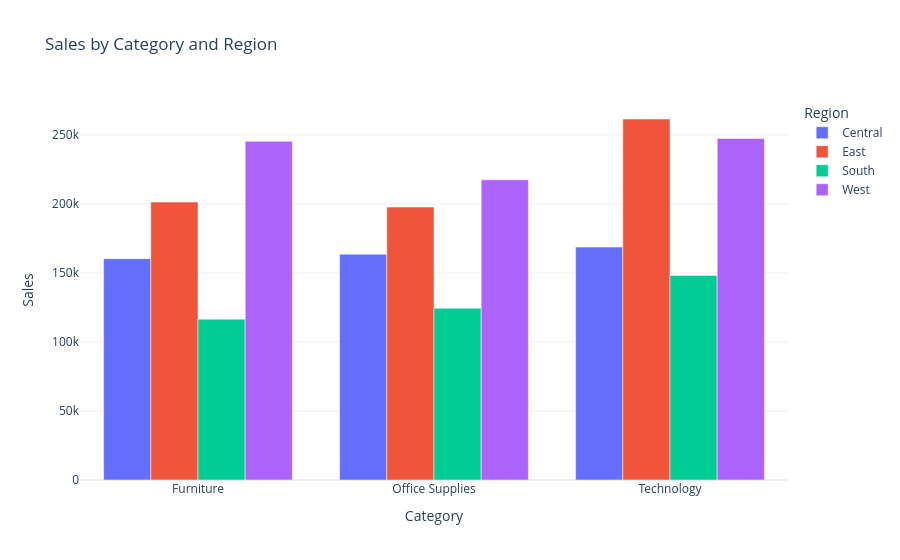

Notebook code cell kept with this figure:
### Code cell
multi = df.groupby(['Category', 'Region'])['Sales'].sum().reset_index()

fig = px.bar(
    multi,
    x='Category',
    y='Sales',
    color='Region',   
    barmode='group',
    title='Sales by Category and Region'
)
fig.show()

### Figure 1 — Plotly figure (JSON) as saved in the notebook; plotly's stock layout.template omitted (floating-point values rounded to 4 significant figures)
{"data": [{"alignmentgroup": "True", "hovertemplate": "Region=Central<br>Category=%{x}<br>Sales=%{y}<extra></extra>", "legendgroup": "Central", "marker": {"color": "#636efa", "pattern": {"shape": ""}}, "name": "Central", "offsetgroup": "Central", "orientation": "v", "showlegend": true, "textposition": "auto", "type": "bar", "x": ["Furniture", "Office Supplies", "Technology"], "xaxis": "x", "y": [160300.0, 163600.0, 168700.0], "yaxis": "y"}, {"alignmentgroup": "True", "hovertemplate": "Region=East<br>Category=%{x}<br>Sales=%{y}<extra></extra>", "legendgroup": "East", "marker": {"color": "#EF553B", "pattern": {"shape": ""}}, "name": "East", "offsetgroup": "East", "orientation": "v", "showlegend": true, "textposition": "auto", "type": "bar", "x": ["Furniture", "Office Supplies", "Technology"], "xaxis": "x", "y": [201300.0, 197700.0, 261500.0], "yaxis": "y"}, {"alignmentgroup": "True", "hovertemplate": "Region=South<br>Category=%{x}<br>Sales=%{y}<extra></extra>", "legendgroup": "South", "marker": {"color": "#00cc96", "pattern": {"shape": ""}}, "name": "South", "offsetgroup": "South", "orientation": "v", "showlegend": true, "textposition": "auto", "type": "bar", "x": ["Furniture", "Office Supplies", "Technology"], "xaxis": "x", "y": [116500.0, 124400.0, 148200.0], "yaxis": "y"}, {"alignmentgroup": "True", "hovertemplate": "Region=West<br>Category=%{x}<br>Sales=%{y}<extra></extra>", "legendgroup": "West", "marker": {"color": "#ab63fa", "pattern": {"shape": ""}}, "name": "West", "offsetgroup": "West", "orientation": "v", "showlegend": true, "textposition": "auto", "type": "bar", "x": ["Furniture", "Office Supplies", "Technology"], "xaxis": "x", "y": [245300.0, 217500.0, 247400.0], "yaxis": "y"}], "layout": {"barmode": "group", "legend": {"title": {"text": "Region"}, "tracegroupgap": 0}, "title": {"text": "Sales by Category and Region"}, "xaxis": {"anchor": "y", "domain": [0, 1], "title": {"text": "Category"}}, "yaxis": {"anchor": "x", "domain": [0, 1], "title": {"text": "Sales"}}}}
